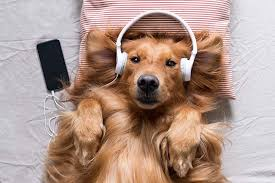
#> input picture n1.jpeg, 275 x 183 px, found by its file name
$ python 'suavização.py'
#> lines starting #> are read from the running program, lines starting #| are printed output that depends on the picture
import cv2
import numpy as np

valr_filtro = 120

# Carrega a imagem
#image = cv2.imread("baloes-ruido.jpg")
image = cv2.imread("C:/Users/lmmot/Pictures/prova/n1.jpeg")
#> image is the input picture: shape (183, 275, 3); mean B, G, R 140.1, 150.4, 175.2

# Aplica o filtro da Média
filtered_image_mean = cv2.blur(image, (valr_filtro, valr_filtro))
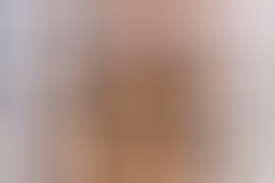
#> filtered_image_mean: shape (183, 275, 3); mean B, G, R 140, 150.3, 175.1

# Aplica o filtro da Mediana
#> (the run stopped early here; a loop or call above may not have finished)

$ run again, with valor 125.png saved as n1.jpeg
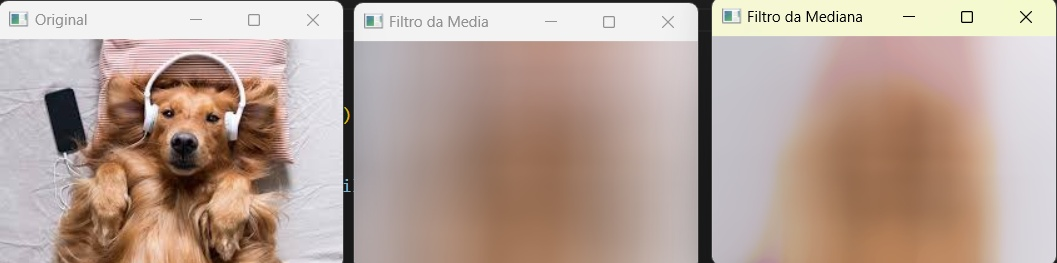
#> input picture valor 125.png, 1057 x 263 px, found by its file name
#> image is the input picture: shape (263, 1057, 3); mean B, G, R 152.7, 163.2, 183.8
#> `filtered_image_mean = cv2.blur(image, (valr_filtro, valr_filtro))`:
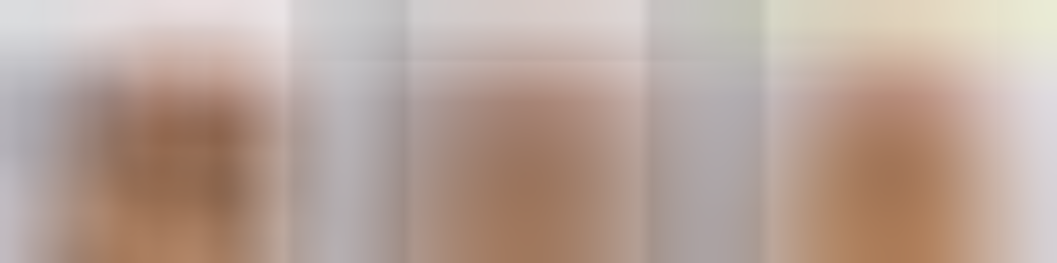
#> filtered_image_mean: shape (263, 1057, 3); mean B, G, R 153.1, 163.5, 184.2
